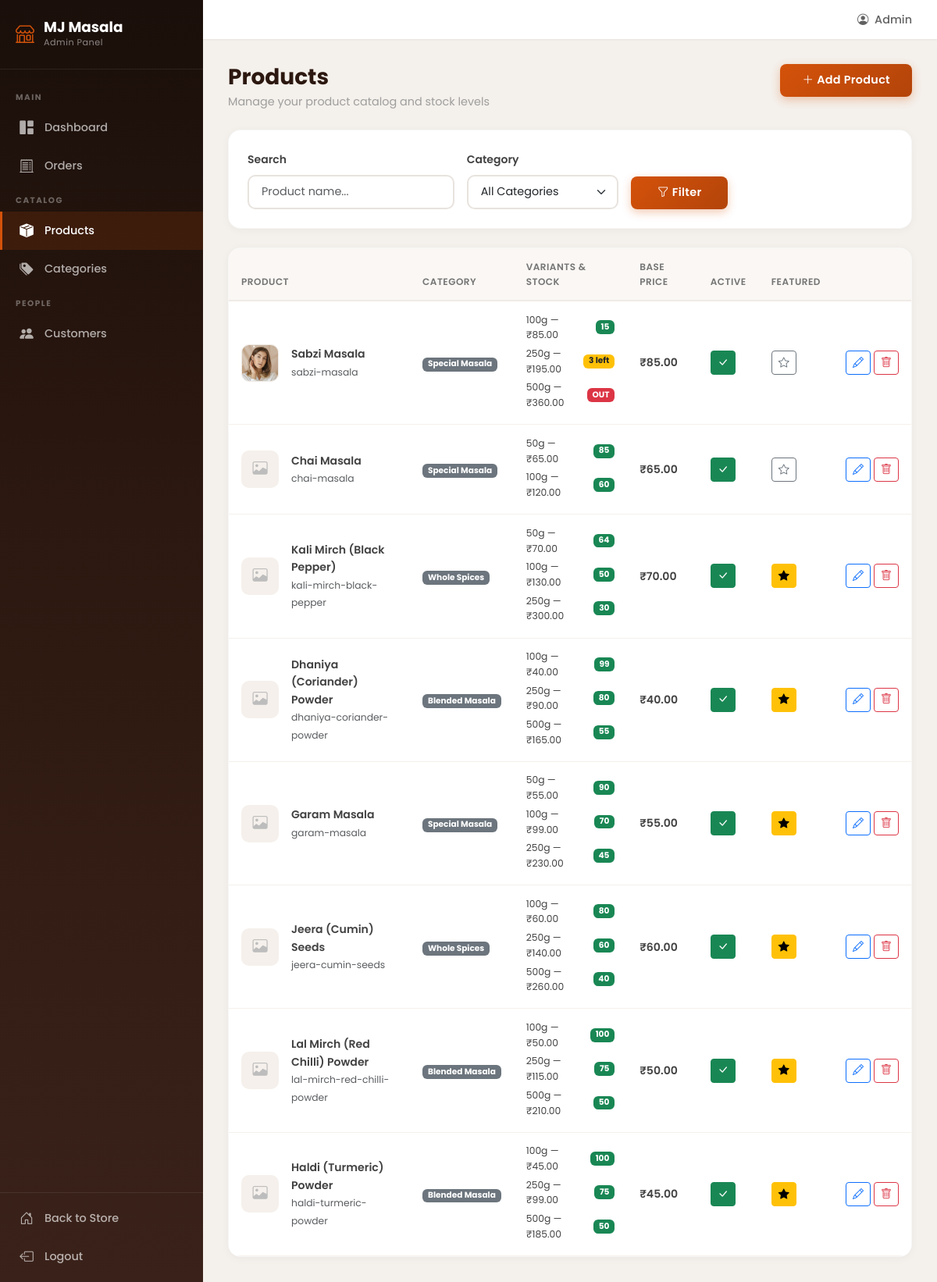
Page /store-admin/products/ (signed in) on the committed database.
### products/models.py (models this page shows, shortened)
class Product(models.Model):
    name = models.CharField(max_length=200)
    slug = models.SlugField(max_length=200, unique=True)
    description = models.TextField(blank=True)
    ingredients = models.TextField(blank=True, help_text='Comma-separated list of ingredients')
    usage_info = models.TextField(blank=True, help_text='How to use this product')
    category = models.ForeignKey(Category, on_delete=models.CASCADE, related_name='products')
    base_price = models.DecimalField(max_digits=10, decimal_places=2)
    image = models.ImageField(upload_to='products/', blank=True, null=True)
    is_active = models.BooleanField(default=True)
    is_featured = models.BooleanField(default=False)
    created_at = models.DateTimeField(auto_now_add=True)
    updated_at = models.DateTimeField(auto_now=True)
    class Meta:
        ordering = ['-created_at']

class Category(models.Model):
    name = models.CharField(max_length=200)
    slug = models.SlugField(max_length=200, unique=True)
    description = models.TextField(blank=True)
    image = models.ImageField(upload_to='categories/', blank=True, null=True)
    created_at = models.DateTimeField(auto_now_add=True)
    class Meta:
        verbose_name_plural = 'Categories'
        ordering = ['name']

class ProductVariant(models.Model):
    product = models.ForeignKey(Product, on_delete=models.CASCADE, related_name='variants')
    weight_label = models.CharField(max_length=50, help_text='e.g. 100g, 250g, 500g')
    price = models.DecimalField(max_digits=10, decimal_places=2)
    stock_quantity = models.PositiveIntegerField(default=0)
    created_at = models.DateTimeField(auto_now_add=True)
    class Meta:
        ordering = ['price']

### products/admin_views.py (the view)
# urls.py: path('products/', admin_views.products_list, name='products_list'),
@staff_member_required
def products_list(request):
    products = Product.objects.select_related('category').prefetch_related('variants').order_by('-created_at')
    search = request.GET.get('q', '')
    category = request.GET.get('category', '')
    if search:
        products = products.filter(
            Q(name__icontains=search) | Q(description__icontains=search)
        )
    if category:
        products = products.filter(category__slug=category)
    categories = Category.objects.all()
    context = {
        'products': products,
        'categories': categories,
        'search': search,
        'category_filter': category,
        'active_page': 'products',
    }
    return render(request, 'store_admin/products_list.html', context)

### orders/context_processors.py (called while the page is built)
def cart_count(request):
    count = 0
    try:
        if request.user.is_authenticated:
            cart = Cart.objects.filter(user=request.user).first()
        else:
            if not request.session.session_key:
                request.session.create()
            cart = Cart.objects.filter(session_key=request.session.session_key).first()
        if cart:
            count = cart.total_items
    except Exception:
        pass
    return {'cart_item_count': count}

### orders/models.py (called while the page is built)
    @property
    def total_items(self):
        return sum(item.quantity for item in self.items.all())

### products/context_processors.py (called while the page is built)
def categories_processor(request):
    return {
        'all_categories': Category.objects.all()
    }

### templates/store_admin/products_list.html (shortened to what this page needs)
{% extends 'store_admin/base_admin.html' %}
{% block content %}
<div class="admin-page-header d-flex justify-content-between align-items-start flex-wrap gap-3">
    <div>
        <h1 class="admin-page-title">Products</h1>
        <p class="admin-page-subtitle">Manage your product catalog and stock levels</p>
    </div>
    <a href="{% url 'store_admin:product_add' %}" class="btn btn-primary-custom">
        <i class="bi bi-plus-lg me-1"></i>Add Product
    </a>
</div>
<div class="admin-card mb-4">
    <div class="admin-card-body">
        <form method="GET" class="row g-3 align-items-end">
            <div class="col-md-4">
                <label class="form-label small fw-semibold">Search</label>
                <input type="text" name="q" class="form-control" placeholder="Product name..." value="{{ search }}">
            </div>
            <div class="col-md-3">
                <label class="form-label small fw-semibold">Category</label>
                <select name="category" class="form-select">
                    <option value="">All Categories</option>
                </select>
            </div>
            <div class="col-md-2">
                <button type="submit" class="btn btn-primary-custom w-100">
                    <i class="bi bi-funnel me-1"></i>Filter
                </button>
            </div>
        </form>
    </div>
</div>
<div class="admin-card">
    <div class="admin-card-body p-0">
        <div class="table-responsive">
            <table class="table admin-table mb-0">
                <thead>
                    <tr>
                        <th>Product</th>
                        <th>Category</th>
                        <th>Variants &amp; Stock</th>
                        <th>Base Price</th>
                        <th>Active</th>
                        <th>Featured</th>
                        <th></th>
                    </tr>
                </thead>
                <tbody>
                    {% for product in products %}
                    <tr>
                        <td>
                            <div class="d-flex align-items-center gap-3">
                                {% if product.image %}
                                <img src="{{ product.image.url }}" alt="" class="admin-product-thumb">
                                {% else %}
                                <div class="admin-product-thumb-placeholder">
                                    <i class="bi bi-image"></i>
                                </div>
                                {% endif %}
                                <div>
                                    <span class="fw-semibold d-block">{{ product.name }}</span>
                                    <small class="text-muted">{{ product.slug }}</small>
                                </div>
                            </div>
                        </td>
                        <td><span class="badge bg-secondary">{{ product.category.name }}</span></td>
                        <td>
                            {% for v in product.variants.all %}
                            <div class="d-flex align-items-center gap-2 mb-1">
                                <span class="small">{{ v.weight_label }} — ₹{{ v.price }}</span>
                                {% if v.stock_quantity == 0 %}
                                <span class="badge bg-danger">OUT</span>
                                {% elif v.stock_quantity < 10 %}
                                <span class="badge bg-warning text-dark">{{ v.stock_quantity }} left</span>
                                {% else %}
                                <span class="badge bg-success">{{ v.stock_quantity }}</span>
                                {% endif %}
                            </div>
                            {% empty %}
                            <span class="text-muted small">No variants</span>
                            {% endfor %}
                        </td>
                        <td class="fw-semibold">₹{{ product.base_price }}</td>
                        <td>
                            <form method="POST" action="{% url 'store_admin:product_toggle' product.id %}" class="d-inline">
                                <button type="submit" class="btn btn-sm {% if product.is_active %}btn-success{% else %}btn-outline-secondary{% endif %}" title="Toggle Active">
                                    <i class="bi {% if product.is_active %}bi-check-lg{% else %}bi-x-lg{% endif %}"></i>
                                </button>
                            </form>
                        </td>
                        <td>
                            <form method="POST" action="{% url 'store_admin:product_toggle' product.id %}" class="d-inline">
                                <button type="submit" class="btn btn-sm {% if product.is_featured %}btn-warning{% else %}btn-outline-secondary{% endif %}" title="Toggle Featured">
                                    <i class="bi {% if product.is_featured %}bi-star-fill{% else %}bi-star{% endif %}"></i>
                                </button>
                            </form>
                        </td>
                        <td>
                            <div class="d-flex gap-1">
                                <a href="{% url 'store_admin:product_edit' product.id %}" class="btn btn-sm btn-outline-primary" title="Edit">
                                    <i class="bi bi-pencil"></i>
                                </a>
                                <form method="POST" action="{% url 'store_admin:product_delete' product.id %}" class="d-inline" onsubmit="return confirm('Delete {{ product.name }}?')">
                                    <button type="submit" class="btn btn-sm btn-outline-danger" title="Delete">
                                        <i class="bi bi-trash"></i>
                                    </button>
                                </form>
                            </div>
                        </td>
                    </tr>
                    {% endfor %}
                </tbody>
            </table>
        </div>
    </div>
</div>
{% endblock %}

### templates/store_admin/base_admin.html (shortened to what this page needs)
{% load static %}
<!DOCTYPE html>
<html lang="en">
<head>
    <link href="https://cdn.jsdelivr.net/npm/bootstrap@5.3.2/dist/css/bootstrap.min.css" rel="stylesheet">
    <link href="https://cdn.jsdelivr.net/npm/bootstrap-icons@1.11.1/font/bootstrap-icons.css" rel="stylesheet">
    <link href="{% static 'css/style.css' %}" rel="stylesheet">
    <link href="{% static 'css/admin.css' %}" rel="stylesheet">
</head>
<body class="admin-body">
    <aside class="admin-sidebar" id="adminSidebar">
        <div class="sidebar-header">
            <a href="/store-admin/" class="sidebar-brand">
                <i class="bi bi-shop"></i>
                <div>
                    <span class="brand-name">MJ Masala</span>
                    <span class="brand-sub">Admin Panel</span>
                </div>
            </a>
        </div>
        <nav class="sidebar-nav">
            <div class="nav-section-label">Main</div>
            <a href="{% url 'store_admin:dashboard' %}" class="sidebar-link {% if active_page == 'dashboard' %}active{% endif %}">
                <i class="bi bi-grid-1x2-fill"></i>
                <span>Dashboard</span>
            </a>
            <a href="{% url 'store_admin:orders_list' %}" class="sidebar-link {% if active_page == 'orders' %}active{% endif %}">
                <i class="bi bi-receipt-cutoff"></i>
                <span>Orders</span>
            </a>
            <div class="nav-section-label">Catalog</div>
            <a href="{% url 'store_admin:products_list' %}" class="sidebar-link {% if active_page == 'products' %}active{% endif %}">
                <i class="bi bi-box-seam-fill"></i>
                <span>Products</span>
            </a>
            <a href="{% url 'store_admin:categories' %}" class="sidebar-link {% if active_page == 'categories' %}active{% endif %}">
                <i class="bi bi-tags-fill"></i>
                <span>Categories</span>
            </a>
            <div class="nav-section-label">People</div>
            <a href="{% url 'store_admin:customers' %}" class="sidebar-link {% if active_page == 'customers' %}active{% endif %}">
                <i class="bi bi-people-fill"></i>
                <span>Customers</span>
            </a>
        </nav>
        <div class="sidebar-footer">
            <a href="/" class="sidebar-link">
                <i class="bi bi-house-door"></i>
                <span>Back to Store</span>
            </a>
            <a href="{% url 'accounts:logout' %}" class="sidebar-link">
                <i class="bi bi-box-arrow-left"></i>
                <span>Logout</span>
            </a>
        </div>
    </aside>
    <main class="admin-main">
        <header class="admin-topbar">
            <div class="topbar-right">
                <span class="topbar-greeting">
                    <i class="bi bi-person-circle me-1"></i>
                    {{ user.first_name|default:"Admin" }}
                </span>
            </div>
        </header>
        <div class="admin-content">
            {% block content %}{% endblock %}
        </div>
    </main>
</body>
</html>

### static/css/style.css (style rules this page uses)
:root { --primary: #D4520A; --primary-dark: #B3440A; --primary-light: #E8762F; --primary-glow: rgba(212, 82, 10, 0.15); --secondary: #2C1810; --accent: #F5A623; --cream: #FDF8F3; --cream-dark: #F5EDE3; --white: #FFFFFF; --gray-50: #FAFAFA; --gray-100: #F5F5F5; --gray-200: #EEEEEE; --gray-300: #E0E0E0; --gray-400: #BDBDBD; --gray-500: #9E9E9E; --gray-600: #757575; --gray-700: #616161; --gray-800: #424242; --gray-900: #212121; --success: #2E7D32; --success-light: #E8F5E9; --danger: #C62828; --danger-light: #FFEBEE; --warning: #F57F17; --info: #1565C0; --shadow-sm: 0 1px 3px rgba(0,0,0,0.08); --shadow: 0 4px 12px rgba(0,0,0,0.08); --shadow-md: 0 8px 24px rgba(0,0,0,0.12); --shadow-lg: 0 16px 48px rgba(0,0,0,0.15); --shadow-hover: 0 12px 32px rgba(212, 82, 10, 0.15); --radius: 8px; --radius-lg: 16px; --radius-xl: 24px; --transition: all 0.3s cubic-bezier(0.4, 0, 0.2, 1); }
* { box-sizing: border-box; }
body { font-family: 'Poppins', -apple-system, BlinkMacSystemFont, 'Segoe UI', sans-serif; background-color: var(--cream); color: var(--gray-800); line-height: 1.6; -webkit-font-smoothing: antialiased; }
h1, h2, h3, h4, h5, h6 { font-family: 'Poppins', sans-serif; font-weight: 600; color: var(--secondary); }
a { color: var(--primary); text-decoration: none; transition: var(--transition); }
.btn-primary-custom { background: linear-gradient(135deg, var(--primary) 0%, var(--primary-dark) 100%); color: var(--white) !important; border: none; padding: 0.65rem 1.75rem; border-radius: var(--radius); font-weight: 600; font-size: 0.9rem; letter-spacing: 0.3px; transition: var(--transition); box-shadow: 0 4px 12px rgba(212, 82, 10, 0.3); cursor: pointer; }

### rows in the picture
Product: image (picture), name "Sabzi Masala", slug "sabzi-masala", category.name "Special Masala", base_price "85.00", is_active True (drawn), is_featured False (drawn)
ProductVariant: weight_label "100g", price "85.00", stock_quantity "15"
ProductVariant: weight_label "250g", price "195.00", stock_quantity "3"
ProductVariant: weight_label "500g", price "360.00", stock_quantity "OUT"
Product: name "Chai Masala", slug "chai-masala", category.name "Special Masala", base_price "65.00", is_active True (drawn), is_featured False (drawn)
ProductVariant: weight_label "50g", price "65.00", stock_quantity "85"
ProductVariant: weight_label "100g", price "120.00", stock_quantity "60"
Product: name "Kali Mirch (Black Pepper)", slug "kali-mirch-black-pepper", category.name "Whole Spices", base_price "70.00", is_active True (drawn), is_featured True (drawn)
ProductVariant: weight_label "50g", price "70.00", stock_quantity "64"
ProductVariant: weight_label "100g", price "130.00", stock_quantity "50"
ProductVariant: weight_label "250g", price "300.00", stock_quantity "30"
Product: name "Dhaniya (Coriander) Powder", slug "dhaniya-coriander-powder", category.name "Blended Masala", base_price "40.00", is_active True (drawn), is_featured True (drawn)
ProductVariant: weight_label "100g", price "40.00", stock_quantity "99"
ProductVariant: weight_label "250g", price "90.00", stock_quantity "80"
ProductVariant: weight_label "500g", price "165.00", stock_quantity "55"
Product: name "Garam Masala", slug "garam-masala", category.name "Special Masala", base_price "55.00", is_active True (drawn), is_featured True (drawn)
ProductVariant: weight_label "50g", price "55.00", stock_quantity "90"
ProductVariant: weight_label "100g", price "99.00", stock_quantity "70"
ProductVariant: weight_label "250g", price "230.00", stock_quantity "45"
Product: name "Jeera (Cumin) Seeds", slug "jeera-cumin-seeds", category.name "Whole Spices", base_price "60.00", is_active True (drawn), is_featured True (drawn)
ProductVariant: weight_label "100g", price "60.00", stock_quantity "80"
ProductVariant: weight_label "250g", price "140.00", stock_quantity "60"
ProductVariant: weight_label "500g", price "260.00", stock_quantity "40"
Product: name "Lal Mirch (Red Chilli) Powder", slug "lal-mirch-red-chilli-powder", category.name "Blended Masala", base_price "50.00", is_active True (drawn), is_featured True (drawn)
ProductVariant: weight_label "100g", price "50.00", stock_quantity "100"
ProductVariant: weight_label "250g", price "115.00", stock_quantity "75"
ProductVariant: weight_label "500g", price "210.00", stock_quantity "50"
Product: name "Haldi (Turmeric) Powder", slug "haldi-turmeric-powder", category.name "Blended Masala", base_price "45.00", is_active True (drawn), is_featured True (drawn)
ProductVariant: weight_label "100g", price "45.00", stock_quantity "100"
ProductVariant: weight_label "250g", price "99.00", stock_quantity "75"
ProductVariant: weight_label "500g", price "185.00", stock_quantity "50"

### other values in the picture
{{ user.first_name|default:"Admin" }} "Admin"
